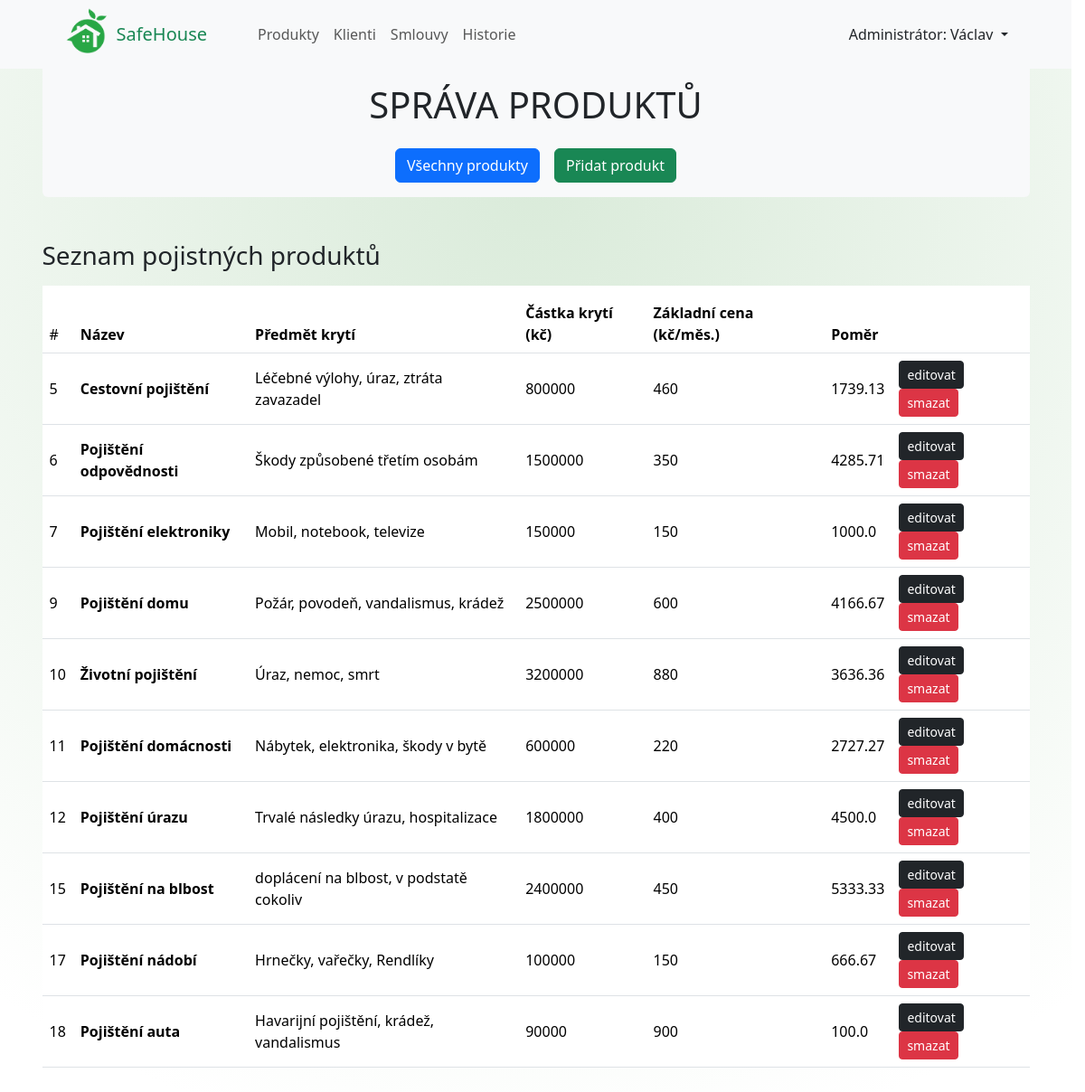
Screenshot of /produkty with the database file from the repository.
### pojistenci_app/models.py (models this page shows, shortened)
class Produkty(models.Model):
    nazev = models.CharField(max_length=80, verbose_name="Název produktu")
    predmet_kryti = models.CharField(
        max_length=200, verbose_name="Předmět krytí")
    zakladni_castka = models.IntegerField(
        verbose_name="Základní částka krytí")
    zakladni_cena = models.IntegerField(verbose_name="Základní cena")
    pomer = models.FloatField("Poměr mezi částkou krytí a cenou pojištění")
    class Meta:
        verbose_name = "Produkt"
        verbose_name_plural = "Produkty"

### pojistenci_app/views.py (the view)
# urls.py: path('produkty',
def produkty(request):
    produkty = Produkty.objects.all()
    return render(request, 'pojistenci_app/produkty.html', {'produkty': produkty})

### pojistenci_app/templates/pojistenci_app/produkty.html (shortened to what this page needs)
{% extends "base.html" %}
{% load static %}
{% block styles %}
    <link rel="stylesheet" href={% static "pojistenci_app/produkty.css" %}>
{% endblock styles %}
{% block content %}
    <div class="container-md">
        <div class="bg-light rounded-bottom mb-5">
            <h1 class="text-center pt-3 bg-light">SPRÁVA PRODUKTŮ</h1>
            <div class="py-3 d-flex gap-3 justify-content-center">
                <a class="btn btn-primary" href={% url "produkty" %}>Všechny produkty</a>
                <a class="btn btn-success" href={% url "produkt_pridat" %}>Přidat produkt</a>
            </div>
        </div>
        {% if pridat or editovat or vymazat %}
            {% block form %}
            {% endblock form %}
        {% else %}
        <h3 class="mb-3">Seznam pojistných produktů</h3>
        <table class="table table-hover" id="vsechny_produkty">
            <thead>
            <tr>
                <td scope="col">#</td>
                <th scope="col">Název</th>
                <th scope="col">Předmět krytí</th>
                <th scope="col">Částka krytí (kč)</th>
                <th scope="col">Základní cena (kč/měs.)</th>
                <th scope="col">Poměr</th>
                <th scope="col"></th>
            </tr>
            </thead>
            <tbody>
            {% for produkt in produkty %}
            <tr onclick="window.location.href='{% url "produkt_editovat" produkt.id %}';"
            style="cursor:pointer; vertical-align: middle;">
                <td scope="row">{{ produkt.id }}</td>
                <th>{{ produkt.nazev }}</th>
                <td>{{ produkt.predmet_kryti }}</td>
                <td>{{ produkt.zakladni_castka }}</td>
                <td>{{ produkt.zakladni_cena }}</td>
                <td>{{ produkt.pomer }}</td>
                <td>
                    <a class="btn btn-dark btn-sm" href={% url "produkt_editovat" produkt.id %}>editovat</a>
                    <a class="btn btn-danger btn-sm" href={% url "produkt_vymazat" produkt.id %}>smazat</a>
                </td>
            </tr>
            {% endfor %}
            </tbody>
        </table>
        {% endif %}
    </div>
{% endblock content %}

### pojistenci_app/static/pojistenci_app/produkty.css (style rules this page uses)
#vsechny_produkty tr { height: 75px; }

### static/base.css (style rules this page uses)
html { scrollbar-gutter: stable; }
body { background: radial-gradient(circle at center 200px, #daebda, #ffffff 90%); position: relative; background-repeat: no-repeat; min-height: 100vh; }

### rows the page displays
Produkty: id "5", nazev "Cestovní pojištění", predmet_kryti "Léčebné výlohy, úraz, ztráta zavazadel", zakladni_castka "800000", zakladni_cena "460", pomer "1739.13"
Produkty: id "6", nazev "Pojištění odpovědnosti", predmet_kryti "Škody způsobené třetím osobám", zakladni_castka "1500000", zakladni_cena "350", pomer "4285.71"
Produkty: id "7", nazev "Pojištění elektroniky", predmet_kryti "Mobil, notebook, televize", zakladni_castka "150000", zakladni_cena "150", pomer "1000.0"
Produkty: id "9", nazev "Pojištění domu", predmet_kryti "Požár, povodeň, vandalismus, krádež", zakladni_castka "2500000", zakladni_cena "600", pomer "4166.67"
Produkty: id "10", nazev "Životní pojištění", predmet_kryti "Úraz, nemoc, smrt", zakladni_castka "3200000", zakladni_cena "880", pomer "3636.36"
Produkty: id "11", nazev "Pojištění domácnosti", predmet_kryti "Nábytek, elektronika, škody v bytě", zakladni_castka "600000", zakladni_cena "220", pomer "2727.27"
Produkty: id "12", nazev "Pojištění úrazu", predmet_kryti "Trvalé následky úrazu, hospitalizace", zakladni_castka "1800000", zakladni_cena "400", pomer "4500.0"
Produkty: id "15", nazev "Pojištění na blbost", predmet_kryti "doplácení na blbost, v podstatě cokoliv", zakladni_castka "2400000", zakladni_cena "450", pomer "5333.33"
Produkty: id "17", nazev "Pojištění nádobí", predmet_kryti "Hrnečky, vařečky, Rendlíky", zakladni_castka "100000", zakladni_cena "150", pomer "666.67"
Produkty: id "18", nazev "Pojištění auta", predmet_kryti "Havarijní pojištění, krádež, vandalismus", zakladni_castka "90000", zakladni_cena "900", pomer "100.0"
